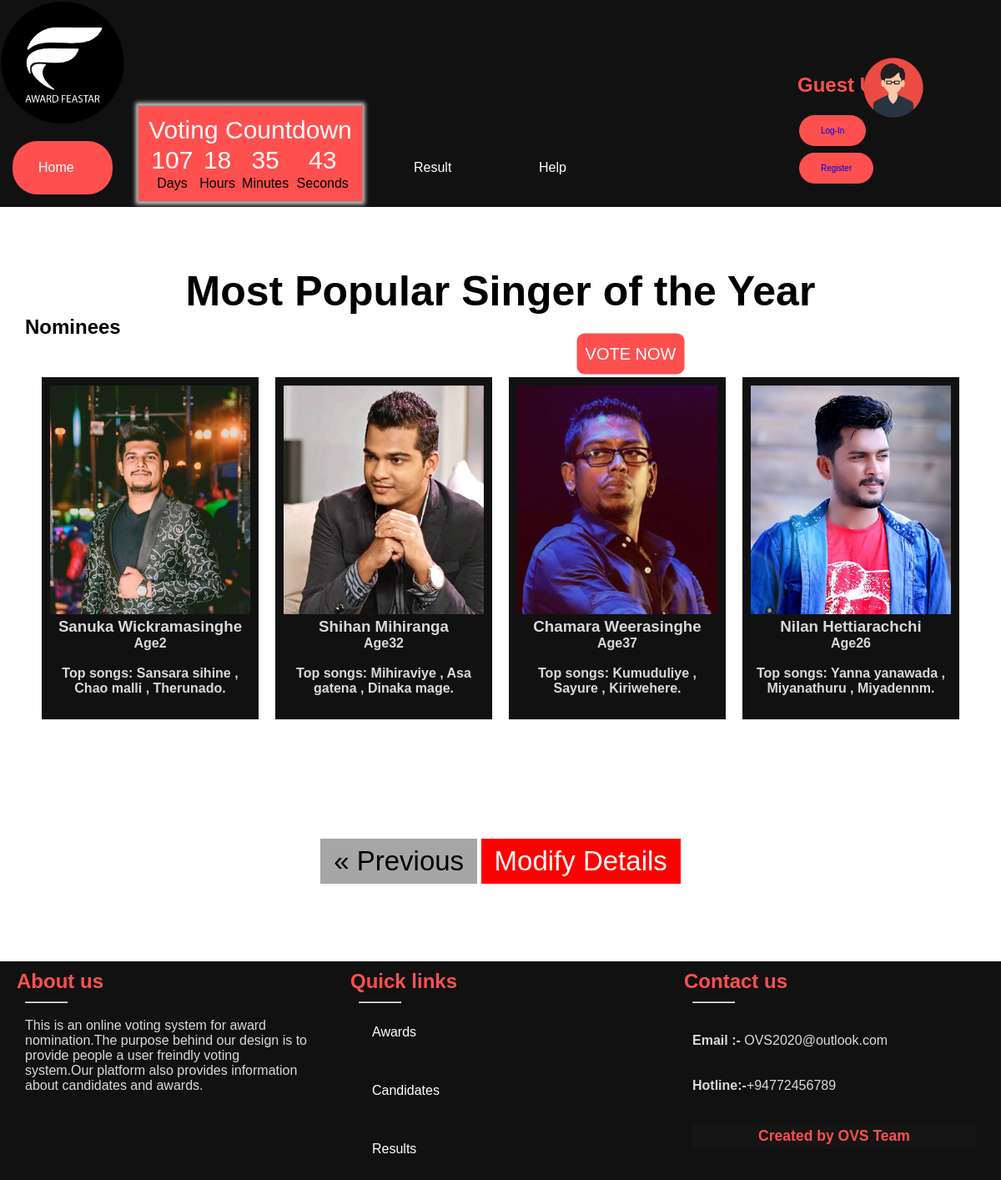
/php/singer.php, run on the app's committed database.
### tables this page shows
CREATE TABLE `candidate` (
  `id` int(11) NOT NULL,
  `name` varchar(50) DEFAULT NULL,
  `age` int(11) DEFAULT NULL,
  `category_id` int(11) DEFAULT NULL,
  `description` varchar(200) DEFAULT NULL,
  `image_url` varchar(100) DEFAULT NULL
);

### php/singer.php (the view, shortened to what this page needs)
<!DOCTYPE html>
<html>
<head>
    <link rel="stylesheet" href="../css/styles3.css">
</head>
<body>
<?php
include('header.php');
?>
<br><br><br><br>
<body>
<div class="main">
    <center>
        <h1>Most Popular Singer of the Year</h1>
    </center>
    <h2 style="margin-left: 30px">Nominees</h2>
    <div class="row">
        <div class="row">
            <?php
            include 'config_1.php';
            $candidateQuery = 'SELECT * FROM candidate WHERE category_id = 3';
            $candidates = mysqli_query($conn, $candidateQuery);
            if (mysqli_num_rows($candidates)) {
                while ($candidate = mysqli_fetch_assoc($candidates)) {
                    echo '
                    <div class="column" style="position:relative">
                        <div class="content">
                            <img src="../images/' . $candidate["image_url"] . '"  style="width:100%" alt="image">
                            <div style="text-align: center">
                                <h3>' . $candidate["name"] . '</h3>
                                <h4>Age' . $candidate["age"] . ' </h4>
                                <br />
                                <h4>' . $candidate["description"] . ' </h4>
                            </div>
                            <br />
                        </div>
                    </div>';
                }
            }
            ?>
        </div>
    </div>
</div>
<br>
<div style="margin: 75px auto; width: fit-content">
    <a href="actress.php" class="previous">&laquo; Previous</a>
    <a href="modify-data.php" class="next">Modify Details</a>
</div>
<br>
</body>
<footer>
    <div class="main-content">
        <div class="box">
            <h2 style="color:#ff5050;">About us</h2>
            <div class="content">
                <hr width=15%>
                <br>
                <p>
                    This is an online voting system for award nomination.The purpose behind our design is to provide
                    people a user freindly voting system.Our platform also provides information about candidates and
                    awards.</p>
            </div>
        </div>
        <div class="center box">
            <h2 style="color:#ff5050;">Quick links</h2>
            <div class="content">
                <hr width=15%>
                <br>
                <a class="text" style="color:white;" href="#">Awards</a>
                <br><br>
                <div>
                    <br>
                    <a class="text" style="color:white;" href="#">Candidates</a>
                    <br><br>
                </div>
                <div>
                    <br>
                    <a class="text" style="color:white;" href="#">Results</a>
                </div>
            </div>
        </div>
        <div class="right box">
            <h2 style="color:#ff5050;">
                Contact us</h2>
            <div class="content">
                <hr width=15%>
                <br><br>
                <b>Email :-</b> OVS2020@outlook.com
                <br><br><br>
                <b> Hotline:-</b>+94772456789
                <div class="bottom"><br><br>
                    <center>
                        <h3 class="credit" style="color:#ff5050">Created by OVS Team<h3>
                    </center>
                </div>
            </div>
        </div>
</body>
</html>

### php/header.php (shortened to what this page needs)
<header>
       <div class = "headerimg">
       <img src = "../images/logo1.png" width = "150px" height = "150px">
       </div>
	   <div class = "user2">
	   <?php
			if(isset($_SESSION['logsession']))
			{
				$uname=$_SESSION['logsession'];
				include_once('config_1.php');
				$sql = "SELECT * FROM user where User_name ='$uname'";
				$result = $conn->query($sql);
				$row = $result->fetch_assoc();
				echo'
				 <div class = "user1">
				<img src = "../images/ava2.png" width = "80px" height = "80px">
				</div>
	   			<div class = "button1">
				<h2>'.$row['User_name'].'</h2>
				</div>
				<br>
				<div class = "button2">
				<a  href="logout.php">Log-Out</a>
				</div>
				';
			}
			else{
				echo'
				<div class = "user1">
				<img src = "../images/avatar.png" width = "80px" height = "80px">
				</div>
				<div class = "button1">
				<h2> Guest User </h2>
				</div>
				<br>
				<div class = "button2">
				<a  href="login.php">Log-In</a>
				</div>
				<br>
				<div class = "button2">
				<a  href="register.php">Register</a>
				</div>
				';
			}
	   ?>
	   </div>
    <table class="countdownContainer" >
        <tr class="info">
           <td colspan="4">Voting Countdown</td>
        </tr>
        <tr class="info">
			<td id="days">120</td>
			<td id="hours">4</td>
			<td id="minutes">12</td>
			<td id="seconds">22</td>
        </tr>
        <tr>
			<td>Days</td>
			<td>Hours</td>
			<td>Minutes</td>
			<td>Seconds</td>
		</tr>
    </table>
  <center>
        <a  href="vote.php" class="time1" >VOTE NOW</a>
  </center>
      <div class="menu-bar">
        <ul>
             <li class="active"><a  href="homepage.php">Home</a></li>
             <li><a  href="Adisplay.php">Awards</a></li>
			 <li><a  href="#">Candidates</a>
			 </li>
             <li><a  href="#">Result</a>
			 </li>
             <li><a  href="#">Help</a>
			 </li>
                  </ul>
			      </div>
  </header>

### css/styles3.css (style rules this page uses)
* { padding: 0; margin: 0; box-sizing: border-box; }
body { background-image: url("../images/nig.jpeg"); background-size: 1370px 1800px; background-position: 50% 25%; font-family: sans-serif; }
header { background-color: #111; }
.countdownContainer { position: absolute;; top: 13%; left: 25%; transform: translateX(-50%) translateY(-50%); text-align: center; background: #ff5050; border: 1px solid #999; padding: 10px; box-shadow: 0 0 5px 3px #ccc; }
.info { font-size: 30px; color: #fff; }
.menu-bar { text-align: left; background-color: #111; }
.menu-bar ul { display: inline-flex; list-style: none; color: #fff; }
.menu-bar ul li { width: 120px; margin: 15px; padding: 15px; border-radius: 30px; }
.menu-bar ul li a { text-decoration: none; color: #fff; }
.active, .menu-bar ul li:hover { background: #ff5050; border-radius: 3px; border-radius: 30px; }
.content { margin: 0; padding: 0; color: #d9d9d9; box-sizing: border-box; font-family: 'Poppins', sans-serif; }
.user1 { position: absolute;; top: 14%; left: 90%; transform: translateX(-50%) translateY(-50%); }
.user2 { position: absolute;; top: 11%; left: 85%; transform: translateX(-50%) translateY(-50%); }
.button1 { text-decoration: none; font-family: Arial; font-size: 16px; color: #ff5050; text-align: right; }
.button2 { background-color: #ff5050; border: none; color: white; padding: 5px 10px; text-align: center; text-decoration: none; display: inline-block; font-size: 10px; margin: 4px 2px; cursor: pointer; border-radius: 30px; }
.time1 { text-decoration: none; font-family: Arial; font-size: 20px; border-radius: 9px; padding: 13px 10px; background-color: #ff5050; color: #ffffff; position: absolute;; top: 30%; left: 63%; transform: translateX(-50%) translateY(-50%); }
h1 { font-size: 50px; word-break: break-all; }
.row { margin: 8px -16px 0 10px; }
.row, .row > .column { padding: 10px; }
.column { transition: width 0.5s; float: left; height: 450px; width: 280px; }
.row:after { content: ""; display: table; clear: both; }
.content { background-color: #111; padding: 10px; }
a { text-decoration: none; display: inline-block; padding: 8px 16px; }
.previous { background-color: #a6a6a6; color: black; font-size: 33px; }
.next { background-color: red; color: white; font-size: 33px; }
footer { position: relative; bottom: 0px; width: 100%; background: #111; }
.main-content { display: flex; }
.box { flex-basis: 50%; padding: 10px 20px; }
.bottom center { padding: 5px; font-size: 0.9375rem; background: #151515; }

### data on the page
candidate: image_url (picture), name "Sanuka Wickramasinghe", age "2", description "Top songs: Sansara sihine , Chao malli , Therunado."
candidate: image_url (picture), name "Shihan Mihiranga", age "32", description "Top songs: Mihiraviye , Asa gatena , Dinaka mage."
candidate: image_url (picture), name "Chamara Weerasinghe", age "37", description "Top songs: Kumuduliye , Sayure , Kiriwehere."
candidate: image_url (picture), name "Nilan Hettiarachchi", age "26", description "Top songs: Yanna yanawada , Miyanathuru , Miyadennm."
